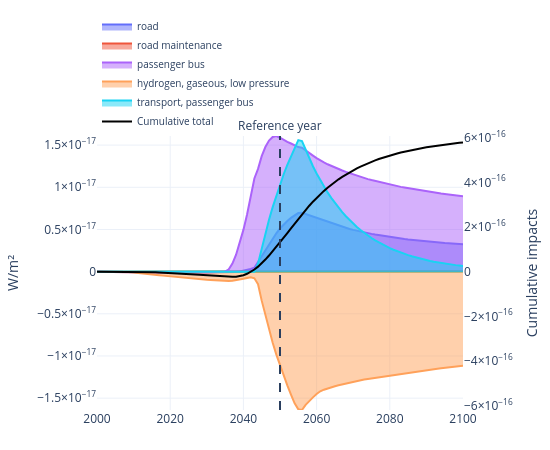

The notebook cell saved with this chart:
### Code cell
from trails.plotting import plot_rf

fig = plot_rf(
    trails=trails,
    reference_year=ref_year,
    #by="flow",
    year_range=(2000, 2100),
    year_tick=20,
    flow_groupby_name=True,
    #y_max=0.2e-16
)
fig.show()
